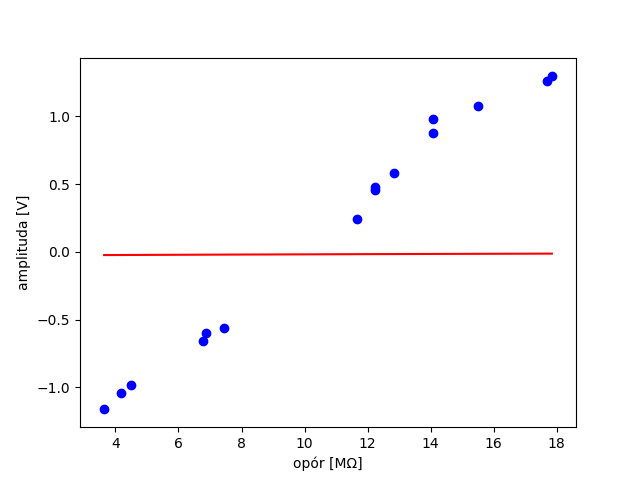

Generate this figure with Python:
import numpy as np
import xlrd
import matplotlib.pyplot as plt
from scipy.optimize import curve_fit

# Give the location of the file
loc = ("Kabel.xls")

# To open Workbook
wb = xlrd.open_workbook(loc)
sheet = wb.sheet_by_index(0)

data = []
udata = []

i = 73
while (i < 88):
    # print(int(sheet.cell_value(i, 2)))
    data.append([float(sheet.cell_value(i, 0)), float(sheet.cell_value(i, 1))])
    udata.append([0.01, 0.05])
    i += 1

data.sort(key=lambda tup: tup[1])

odl = []
czas = []
for el in data:
    odl.append(el[0])
    czas.append(el[1])

uodl = []
uczas = []
for el in udata:
    uodl.append(el[0])
    uczas.append(el[1])

plt.xlabel("opór [MΩ]")
plt.ylabel("amplituda [V]")
plt.errorbar(np.array(czas), np.array(odl), yerr=np.array(uodl), xerr=np.array(uczas), label='Pomiary prędkości', fmt='bo', capsize=0.5)

plt.show()


def linef(x, a):
    return a * (x - 50) / (x + 50)


par, cov = curve_fit(linef, czas, odl)

print(par)
perr = np.sqrt(np.diag(cov))
# print(cov)
print(perr)
u = par

line = []

for i in czas:
    line.append(par[0] * (i - 50) / (i + 50))


plt.plot(czas, line, 'r')
plt.show()
plt.savefig('amplituda50.png')

# def line(x, a):
#     return u * (x - a) / (x + a)


# par, cov = curve_fit(line, czas, odl)

# print(par)
# perr = np.sqrt(np.diag(cov))
# # print(cov)
# print(perr)

# line = []

# for i in czas:
#     line.append(u * (i - par[0]) / (i + par[0]))


# plt.plot(czas, line, 'r')
# plt.show()
# plt.savefig('amplituda50.png')


# import numpy as np
# import xlrd
# import matplotlib.pyplot as plt
# from scipy.optimize import curve_fit

# # Give the location of the file
# loc = ("Kabel.xls")

# # To open Workbook
# wb = xlrd.open_workbook(loc)
# sheet = wb.sheet_by_index(0)

# data = []
# udata = []

# i = 73
# while (i < 88):
#     # print(int(sheet.cell_value(i, 2)))
#     data.append([float(sheet.cell_value(i, 0)), float(sheet.cell_value(i, 1))])
#     udata.append([0.01, 0.05])
#     i += 1

# data.sort(key=lambda tup: tup[1])

# odl = []
# czas = []
# for el in data:
#     odl.append(el[0])
#     czas.append(el[1])

# uodl = []
# uczas = []
# for el in udata:
#     uodl.append(el[0])
#     uczas.append(el[1])

# plt.xlabel("opór [MΩ]")
# plt.ylabel("amplituda [V]")
# plt.errorbar(np.array(czas), np.array(odl), yerr=np.array(uodl), xerr=np.array(uczas), label='Pomiary prędkości', fmt='bo', capsize=0.5)

# plt.show()


# def line(x, a, b):
#     return a * (x - b) / (x + b)


# par, cov = curve_fit(line, czas, odl)

# print(par)
# perr = np.sqrt(np.diag(cov))
# # print(cov)
# print(perr)

# line = []

# for i in czas:
#     line.append(par[0] * (i - par[1]) / (i + par[1]))


# plt.plot(czas, line, 'r')
# plt.show()
# plt.savefig('amplituda50.png')
